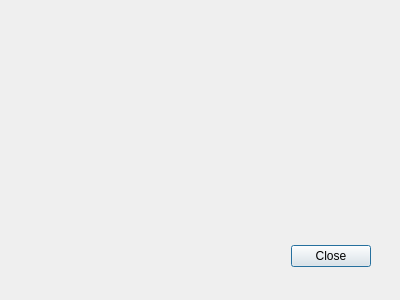
<?xml version="1.0" encoding="UTF-8"?>
<ui version="4.0">
 <class>DialogFindText</class>
 <widget class="QDialog" name="DialogFindText">
  <property name="geometry">
   <rect>
    <x>0</x>
    <y>0</y>
    <width>400</width>
    <height>300</height>
   </rect>
  </property>
  <property name="windowTitle">
   <string>Find Text</string>
  </property>
  <widget class="QDialogButtonBox" name="buttonBox">
   <property name="geometry">
    <rect>
     <x>30</x>
     <y>240</y>
     <width>341</width>
     <height>32</height>
    </rect>
   </property>
   <property name="orientation">
    <enum>Qt::Horizontal</enum>
   </property>
   <property name="standardButtons">
    <set>QDialogButtonBox::Close</set>
   </property>
  </widget>
 </widget>
 <resources/>
 <connections>
  <connection>
   <sender>buttonBox</sender>
   <signal>accepted()</signal>
   <receiver>DialogFindText</receiver>
   <slot>accept()</slot>
   <hints>
    <hint type="sourcelabel">
     <x>248</x>
     <y>254</y>
    </hint>
    <hint type="destinationlabel">
     <x>157</x>
     <y>274</y>
    </hint>
   </hints>
  </connection>
  <connection>
   <sender>buttonBox</sender>
   <signal>rejected()</signal>
   <receiver>DialogFindText</receiver>
   <slot>reject()</slot>
   <hints>
    <hint type="sourcelabel">
     <x>316</x>
     <y>260</y>
    </hint>
    <hint type="destinationlabel">
     <x>286</x>
     <y>274</y>
    </hint>
   </hints>
  </connection>
 </connections>
</ui>
